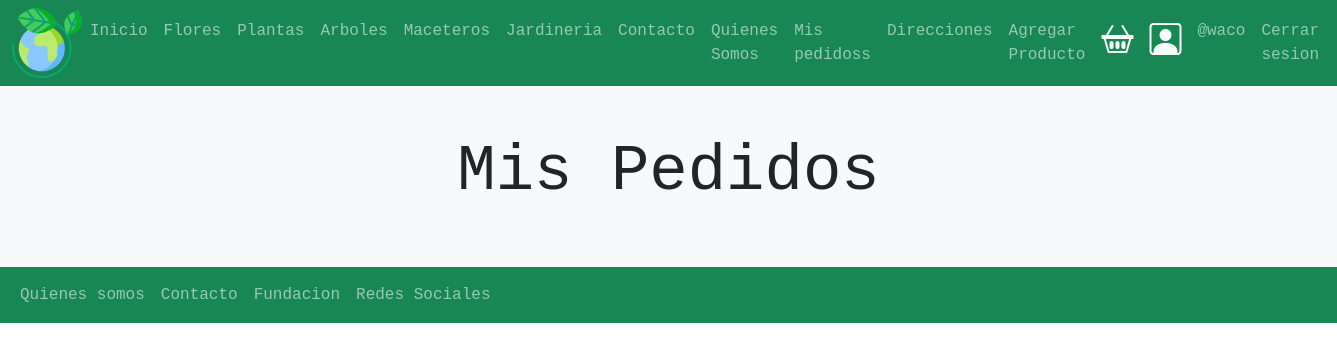
The app's page /orden/completados (signed in), older data.
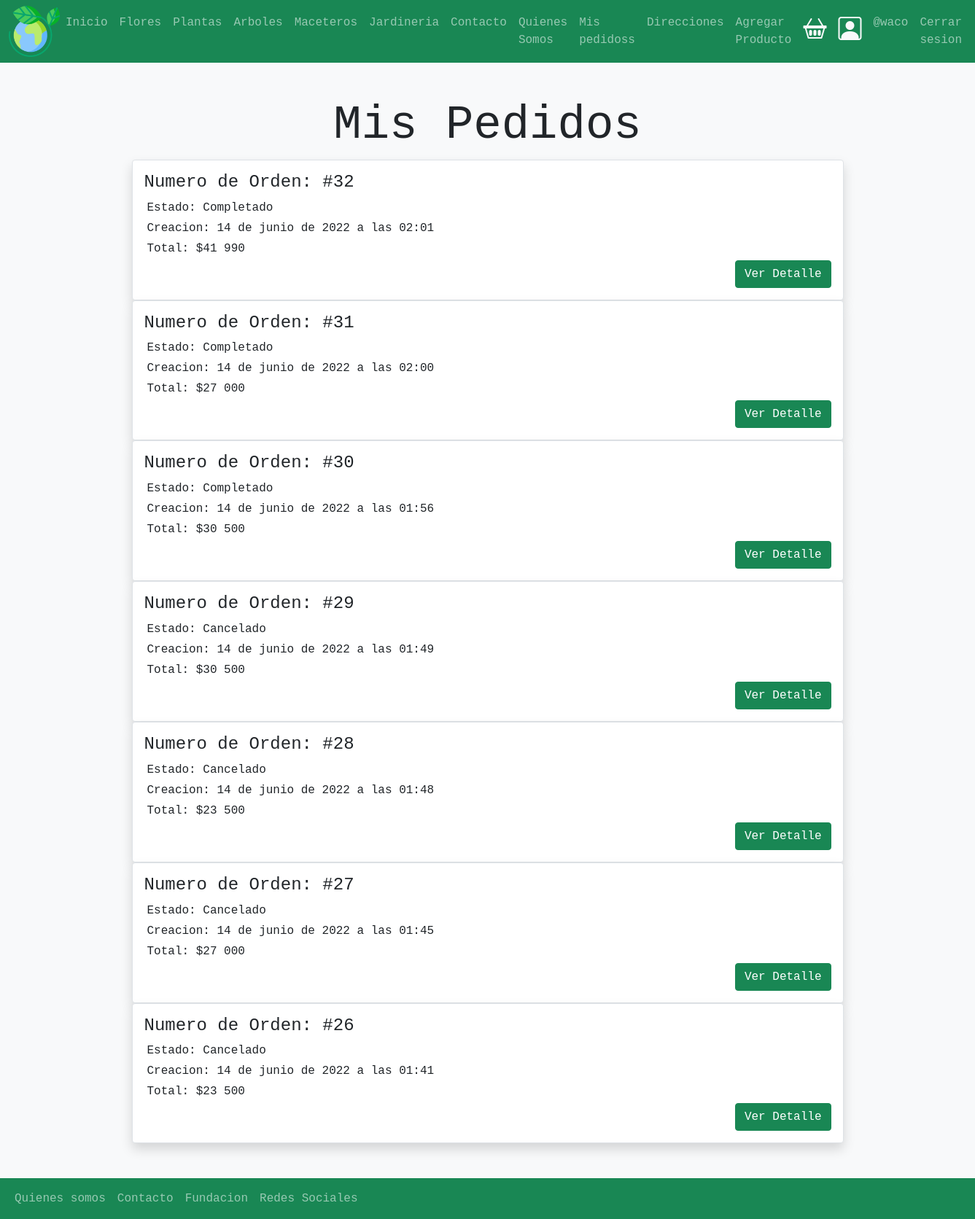
The same page, newer data.
### ordenes/models.py (models this page shows, shortened)
class Ordenes(models.Model):
    orden_id = models.CharField(max_length=100, null=False, blank=False, unique=True)
    usuario = models.ForeignKey(User, on_delete = models.CASCADE)
    carrito = models.ForeignKey(Carrito, on_delete = models.CASCADE)
    status = models.CharField(max_length=50, choices=choices, default=OrdenesStatus.CREADO)
    total = models.IntegerField(default=0)
    envio = models.IntegerField(default=15000)
    creacion = models.DateTimeField(auto_now_add=True)
    direccion_envio = models.CharField( max_length=200 ,null=True , blank=True,)

### ordenes/views.py (the view)
# urls.py: path('completados', views.OrdenesListView.as_view(), name='completados'),
class OrdenesListView(LoginRequiredMixin, ListView):
    login_url = 'login'
    modelo = Ordenes
    template_name = 'ordenes/ordenes.html'
    def get_queryset(self):
        return Ordenes.objects.filter(usuario = self.request.user).order_by('-id')

### ordenes/templates/ordenes/ordenes.html
{% extends 'base.html' %}
{% load humanize %}
{% block contenido %}
<section>
    <div class="p-5 bg-light">
        <div class="container">
            <h1 class="display-3 text-center bg-light">Mis Pedidos</h1>
        </div>
        <div class="container">
            {% for orden in object_list %}
            {% if orden.status == 'OrdenesStatus.COMPLETADO' %}
            <div class="card border rounded shadow">
              <div class="card-body">
                    <h4 class="card-title"> Numero de Orden:  #{{ orden.id}}</h4>
                    <p class="card-text m-1">Estado:  Completado </p>
                    <p class="card-text m-1"> Creacion: {{ orden.creacion}} </p>
                    <p class="card-text m-1"> Total: ${{ orden.total | intcomma}} </p>
                    <div class="d-flex justify-content-end">
                        <a href="{% url 'ordenes:detalleCompra'  orden.carrito_id%}" class="btn btn-success" role="button"> Ver Detalle</a>
                    </div>
              </div>
            </div>
            {% endif %}
            {% if orden.status == 'OrdenesStatus.CANCELADO' %}
            <div class="card border rounded shadow">
              <div class="card-body">
                    <h4 class="card-title"> Numero de Orden:  #{{ orden.id}}</h4>
                    <p class="card-text m-1">Estado:  Cancelado </p>
                    <p class="card-text m-1"> Creacion: {{ orden.creacion}} </p>
                    <p class="card-text m-1"> Total: ${{ orden.total | intcomma}} </p>
                    <div class="d-flex justify-content-end">
                        <a href="{% url 'ordenes:detalleCompra'  orden.carrito_id%}" class="btn btn-success" role="button"> Ver Detalle</a>
                    </div>
              </div>
            </div>
            {% endif %}
            {% endfor %}
        </div>
    </div>
</section>
{% endblock contenido %}

### templates/base.html (shortened to what this page needs)
{% load static %}
<!DOCTYPE html>
<html lang="es">
<head>
    <link href="https://cdn.jsdelivr.net/npm/bootstrap@5.1.3/dist/css/bootstrap.min.css" rel="stylesheet">
    <link rel="stylesheet" href="https://cdn.jsdelivr.net/npm/bootstrap-icons@1.8.2/font/bootstrap-icons.css">
    <link rel="stylesheet" href=" {% static 'css/miestilo.css'%} ">
</head>
<body>
    <header>
        <nav class="navbar navbar-expand-xl navbar-dark bg-success">
            <div class="container-fluid">
                <a href="{% url 'home'%}">
                    <img src="{% static 'img/el-planeta-tierra.png' %}" alt="Logo" style="width: 70px;">
                </a>
                <div class="collapse navbar-collapse" id="mynavbar">
                    <ul class="navbar-nav me-auto">
                        <li class="nav-item">
                            <a class="nav-link" href="{% url 'home' %}">Inicio</a>
                        </li>
                        <li class="nav-item">
                            <a class="nav-link" href="{% url 'flores' %}">Flores</a>
                        </li>
                        <li class="nav-item">
                            <a class="nav-link" href="{% url 'plantas' %}">Plantas</a>
                        </li>
                        <li class="nav-item">
                            <a class="nav-link" href="{% url 'arboles' %}">Arboles</a>
                        </li>
                        <li class="nav-item">
                            <a class="nav-link" href="{% url 'maceteros' %}">Maceteros</a>
                        </li>
                        <li class="nav-item">
                            <a class="nav-link" href="{% url 'jardineria' %}">Jardineria</a>
                        </li>
                        <li class="nav-item">
                            <a class="nav-link" href="{% url 'contacto'%}">Contacto</a>
                        </li>
                        <li class="nav-item">
                            <a class="nav-link" href="{% url 'quienesSomos'%}">Quienes Somos</a>
                        </li>
                        {% if user.is_authenticated %}
                        <li class="nav-item">
                            <a class="nav-link" href="{% url 'ordenes:completados'%}">Mis pedidoss</a>
                        </li>
                        {% endif %}
                        {% if user.is_authenticated %}
                            <li class="nav-item">
                                <a class="nav-link" href="{% url 'direccion_envio:direccion_envio'%}">Direcciones</a>
                            </li>
                        {% endif %}
                        {% if user.is_authenticated %}
                            <li class="nav-item">
                                <a class="nav-link" href=" # ">Agregar Producto</a>
                            </li>
                        {% endif %}
                    </ul>
                    <div class="d-flex m-1">
                        <a href="{% url 'carrito:carrito'%}" class="text-light">
                            <i class="bi bi-basket2 p-1" style="font-size: 2rem;"></i>
                        </a>
                    </div>
                    <div class="d-flex m-2">
                        {% if user.is_authenticated %}
                            <a href="#" class="text-light">
                                <i class="bi bi-person-square" style="font-size: 2rem;"></i>
                            </a>
                        {% else%}
                            <a href="#" class="text-light">
                                <i class="bi bi-person-square" style="font-size: 2rem;"></i>
                            </a>
                        {% endif %}
                    </div>
                    <ul class="navbar-nav ">
                        {% if user.is_authenticated %}
                        <li class="nav-item">
                            <a class="nav-link" href=" # ">@{{ user.username }}</a>
                        </li>
                        <li class="nav-item">
                            <a class="nav-link" href="{% url 'logout' %}">Cerrar sesion</a>
                        </li>
                        {% else%}
                        <li class="nav-item d-flex">
                            <a class="nav-link" href="{% url 'login' %}">Iniciar Sesion</a>
                        </li>
                        {% endif %}
                    </ul>
                </div>
            </div>
        </nav>
    </header>
{% block contenido %}
{% endblock contenido %}
   <footer>
        <nav class="navbar navbar-expand-sm bg-success navbar-dark">
            <div class="container-fluid">
                <ul class="navbar-nav me-auto">
                    <li class="nav-item">
                        <a class="nav-link" href=" {% url 'quienesSomos'%}">Quienes somos</a>
                    </li>
                    <li class="nav-item">
                        <a class="nav-link" href=" {% url 'contacto'%} ">Contacto</a>
                    </li>
                    <li class="nav-item">
                        <a class="nav-link" href="javascript:void(0)">Fundacion</a>
                    </li>
                    <li class="nav-item">
                        <a class="nav-link" href="#">Redes Sociales</a>
                    </li>
                </ul>
            </div>
          </nav>
    </footer>
</body>
</html>

### static/css/miestilo.css (style rules this page uses)
body { font-family: monospace; }
.container { width: 100%; max-width: 1000px; margin: auto; }

Row changes from the older to the newer data that the page shows:
added Ordenes: id "32", creacion "14 de junio de 2022 a las 02:01", total "41 990"
added Ordenes: id "31", creacion "14 de junio de 2022 a las 02:00", total "27 000"
added Ordenes: id "30", creacion "14 de junio de 2022 a las 01:56", total "30 500"
added Ordenes: id "29", creacion "14 de junio de 2022 a las 01:49", total "30 500"
added Ordenes: id "28", creacion "14 de junio de 2022 a las 01:48", total "23 500"
added Ordenes: id "27", creacion "14 de junio de 2022 a las 01:45", total "27 000"
added Ordenes: id "26", creacion "14 de junio de 2022 a las 01:41", total "23 500"
